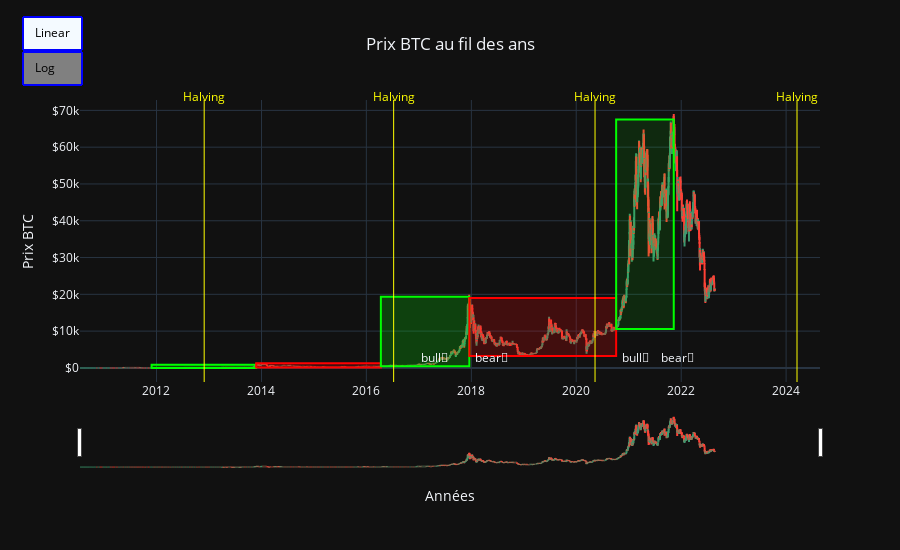

Source (notebook cell):
### Code cell
import plotly.graph_objects as go
from datetime import datetime

fig = go.Figure(data=go.Ohlc(x=data['Date'],
                open=data['Open'],
                high=data['High'],
                low=data['Low'],
                close=data['Close']))

x0_0, x1_0 = '2011-11-28', '2013-11-25'     #Bull
x0_1, x1_1 = '2013-11-25', '2016-04-11'     #Bear
x0_2, x1_2 = '2016-04-11', '2017-12-18'     #Bull
x0_3, x1_3 = '2017-12-18', '2020-10-05'     #Bear
x0_4, x1_4 = '2020-10-05', '2021-11-10'     #Bull

periods = [(x0_0, x1_0), (x0_1, x1_1), (x0_2, x1_2), (x0_3, x1_3), (x0_4, x1_4)]

for i, (x0, x1) in enumerate(periods):
    filtered_data = data.loc[(data['Date'] >= x0) & (data['Date'] <= x1)]
    min_y = filtered_data['Close'].min()
    max_y = filtered_data['Close'].max()

fig.update_layout(template='plotly_dark',
    height = 550,
    title='Prix BTC au fil des ans',
    xaxis_title="Années",
    yaxis_title='Prix BTC',title_x=0.5,
    shapes = [dict(type='rect', x0=x0_0, y0=min_y_0, x1=x1_0, y1=max_y_0, fillcolor='rgba(0, 255, 0, 0.2)',line=dict(color='rgba(0, 255, 0, 1)')),
            dict(type='rect', x0=x0_1, y0=min_y_1, x1=x1_1, y1=max_y_1, fillcolor='rgba(255, 0, 0, 0.2)',line=dict(color='rgba(255, 0, 0, 1)')),
            dict(type='rect', x0=x0_2, y0=min_y_2, x1=x1_2, y1=max_y_2, fillcolor='rgba(0, 255, 0, 0.2)', line=dict(color='rgba(0, 255, 0, 1)')),
            dict(type='rect', x0=x0_3, y0=min_y_3, x1=x1_3, y1=max_y_3, fillcolor='rgba(255, 0, 0, 0.2)', line=dict(color='rgba(255, 0, 0, 1)')),
            dict(type='rect', x0=x0_4, y0=min_y_4, x1=x1_4, y1=max_y_4, fillcolor='rgba(0, 255, 0, 0.1)', line=dict(color='rgba(0, 255, 0, 1)')),
            # Halving
            dict(x0='2012-11-28', x1='2012-11-28', y0=0, y1=1, xref='x', yref='paper',line_width=1, line_dash='dot', line_color='yellow'),
            dict(x0='2016-07-09', x1='2016-07-09', y0=0, y1=1, xref='x', yref='paper',line_width=1, line_dash='dot', line_color='yellow'),
            dict(x0='2020-05-11', x1='2020-05-11', y0=0, y1=1, xref='x', yref='paper',line_width=1, line_dash='dot', line_color='yellow'),
            dict(x0='2024-03-17', x1='2024-03-17', y0=0, y1=1, xref='x', yref='paper',line_width=1, line_dash='dot', line_color='yellow')],
    annotations=[dict(x='2017-01-01', y=0.05, xref='x', yref='paper',showarrow=False, xanchor='left', text='bull🐂'),
        dict(x='2018-01-10', y=0.05, xref='x', yref='paper',showarrow=False, xanchor='left', text='bear🐻'),
        dict(x='2020-11-01', y=0.05, xref='x', yref='paper',showarrow=False, xanchor='left', text='bull🐂'),
        dict(x='2021-08-01', y=0.05, xref='x', yref='paper',showarrow=False, xanchor='left', text='bear🐻'),
        # Halving
        dict(x='2012-11-28', y=1.05, xref='x', yref='paper',showarrow=False, xanchor='center', text='Halving', font = dict(color = 'yellow')),
        dict(x='2016-07-09', y=1.05, xref='x', yref='paper',showarrow=False, xanchor='center', text='Halving', font = dict(color = 'yellow')),
        dict(x='2020-05-11', y=1.05, xref='x', yref='paper',showarrow=False, xanchor='center', text='Halving', font = dict(color = 'yellow')),
        dict(x='2024-03-17', y=1.05, xref='x', yref='paper',showarrow=False, xanchor='center', text='Halving', font = dict(color = 'yellow'))],
    updatemenus=[
        dict(type='buttons',
             buttons=[dict(label='Linear', method='relayout',args=[{'yaxis.type': 'linear'}]),
                      dict(label='Log', method='relayout', args=[{'yaxis.type': 'log'}])],
                      x=0, y=1.3, bgcolor = 'gray', bordercolor = 'blue', borderwidth = 2, font = dict(color = 'black')
            )]
)

for x0, x1 in periods:
    x0 = datetime.strptime(x0, '%Y-%m-%d')
    x1 = datetime.strptime(x1, '%Y-%m-%d')
    delta = x1 - x0
    days = delta.days
    print(f" {days} jours entre {x0} et {x1}")

fig.update_yaxes(
    tickprefix="$", showgrid=True
)

fig.update_xaxes(
     showgrid=True
)

fig.show()

### Figure 1 — Plotly figure (JSON) as saved in the notebook; plotly's stock layout.template omitted (floating-point values rounded to 4 significant figures; data arrays with more than 128 entries replaced by an {"elided": "..."} marker saying what was removed)
{"data": [{"close": {"elided": "4420 float values"}, "high": {"elided": "4420 float values"}, "low": {"elided": "4420 float values"}, "open": {"elided": "4420 float values"}, "type": "ohlc", "x": {"elided": "4420 str values"}}], "layout": {"annotations": [{"showarrow": false, "text": "bull🐂", "x": "2017-01-01", "xanchor": "left", "xref": "x", "y": 0.05, "yref": "paper"}, {"showarrow": false, "text": "bear🐻", "x": "2018-01-10", "xanchor": "left", "xref": "x", "y": 0.05, "yref": "paper"}, {"showarrow": false, "text": "bull🐂", "x": "2020-11-01", "xanchor": "left", "xref": "x", "y": 0.05, "yref": "paper"}, {"showarrow": false, "text": "bear🐻", "x": "2021-08-01", "xanchor": "left", "xref": "x", "y": 0.05, "yref": "paper"}, {"font": {"color": "yellow"}, "showarrow": false, "text": "Halving", "x": "2012-11-28", "xanchor": "center", "xref": "x", "y": 1.05, "yref": "paper"}, {"font": {"color": "yellow"}, "showarrow": false, "text": "Halving", "x": "2016-07-09", "xanchor": "center", "xref": "x", "y": 1.05, "yref": "paper"}, {"font": {"color": "yellow"}, "showarrow": false, "text": "Halving", "x": "2020-05-11", "xanchor": "center", "xref": "x", "y": 1.05, "yref": "paper"}, {"font": {"color": "yellow"}, "showarrow": false, "text": "Halving", "x": "2024-03-17", "xanchor": "center", "xref": "x", "y": 1.05, "yref": "paper"}], "height": 550, "shapes": [{"fillcolor": "rgba(0, 255, 0, 0.2)", "line": {"color": "rgba(0, 255, 0, 1)"}, "type": "rect", "x0": "2011-11-28", "x1": "2013-11-25", "y0": 2.5, "y1": 832.5}, {"fillcolor": "rgba(255, 0, 0, 0.2)", "line": {"color": "rgba(255, 0, 0, 1)"}, "type": "rect", "x0": "2013-11-25", "x1": "2016-04-11", "y0": 111.6, "y1": 1238.0}, {"fillcolor": "rgba(0, 255, 0, 0.2)", "line": {"color": "rgba(0, 255, 0, 1)"}, "type": "rect", "x0": "2016-04-11", "x1": "2017-12-18", "y0": 421.4, "y1": 19350.0}, {"fillcolor": "rgba(255, 0, 0, 0.2)", "line": {"color": "rgba(255, 0, 0, 1)"}, "type": "rect", "x0": "2017-12-18", "x1": "2020-10-05", "y0": 3229.0, "y1": 18970.0}, {"fillcolor": "rgba(0, 255, 0, 0.1)", "line": {"color": "rgba(0, 255, 0, 1)"}, "type": "rect", "x0": "2020-10-05", "x1": "2021-11-10", "y0": 10600.0, "y1": 67530.0}, {"line": {"color": "yellow", "dash": "dot", "width": 1}, "x0": "2012-11-28", "x1": "2012-11-28", "xref": "x", "y0": 0, "y1": 1, "yref": "paper"}, {"line": {"color": "yellow", "dash": "dot", "width": 1}, "x0": "2016-07-09", "x1": "2016-07-09", "xref": "x", "y0": 0, "y1": 1, "yref": "paper"}, {"line": {"color": "yellow", "dash": "dot", "width": 1}, "x0": "2020-05-11", "x1": "2020-05-11", "xref": "x", "y0": 0, "y1": 1, "yref": "paper"}, {"line": {"color": "yellow", "dash": "dot", "width": 1}, "x0": "2024-03-17", "x1": "2024-03-17", "xref": "x", "y0": 0, "y1": 1, "yref": "paper"}], "title": {"text": "Prix BTC au fil des ans", "x": 0.5}, "updatemenus": [{"bgcolor": "gray", "bordercolor": "blue", "borderwidth": 2, "buttons": [{"args": [{"yaxis.type": "linear"}], "label": "Linear", "method": "relayout"}, {"args": [{"yaxis.type": "log"}], "label": "Log", "method": "relayout"}], "font": {"color": "black"}, "type": "buttons", "x": 0, "y": 1.3}], "xaxis": {"showgrid": true, "title": {"text": "Années"}}, "yaxis": {"showgrid": true, "tickprefix": "$", "title": {"text": "Prix BTC"}}}}
